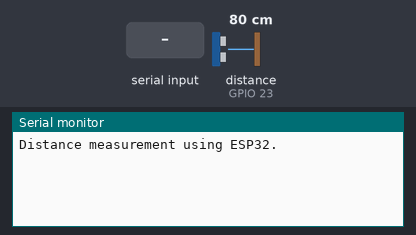
Bench run of a sketch on a simulated ESP32. Shown: the last lines printed to the serial monitor. The inputs (shaded band) are chosen by the test bench; at power-on: distance to the obstacle (sensor on GPIO 23) 80 cm. The echo pulse lasts 58.3 µs per cm.

Above: at 1.7 s.
1.8 s: "cardboard\n" received over Serial
At 3.7 s:
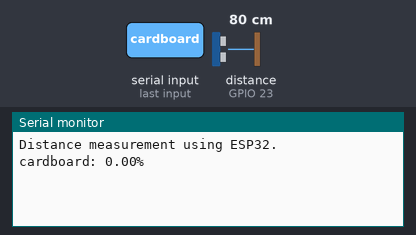
4.0 s: "glass\n" received over Serial
At 5.5 s:
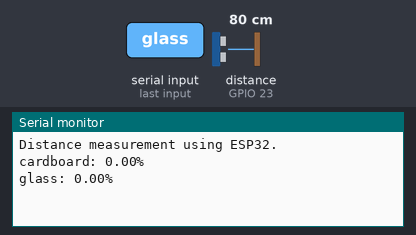
6.0 s: "metal\n" received over Serial
At 7.2 s:
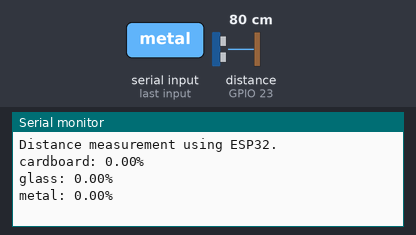
8.0 s: "paper\n" received over Serial
At 8.9 s:
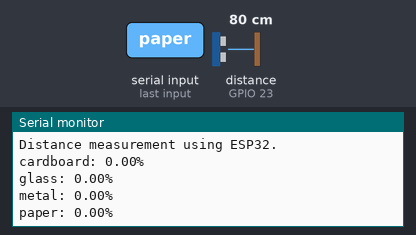
10.0 s: "plastic\n" received over Serial
At 11.7 s:
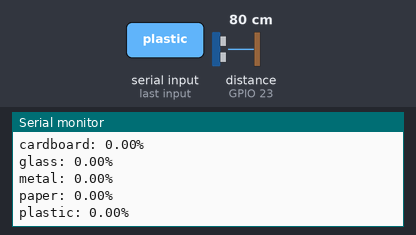
12.0 s: "trash\n" received over Serial
At 13.6 s:
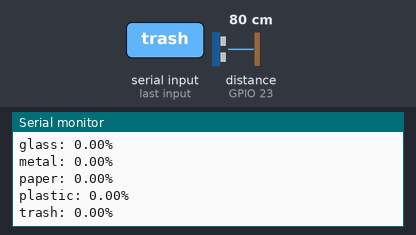

Measured:
- after the input at 1.8 s, the serial monitor: prints a new line after 0.70 s (image 1)
- after the input at 4.0 s, the serial monitor: prints a new line after 0.51 s (image 2)
- after the input at 6.0 s, the serial monitor: prints a new line after 0.51 s (image 3)
- after the input at 8.0 s, the serial monitor: prints a new line after 0.52 s (image 4)
- after the input at 10.0 s, the serial monitor: prints a new line after 0.52 s (image 5)
- after the input at 12.0 s, the serial monitor: prints a new line after 0.53 s (image 6)

The sketch:

ultraSonic_fill_2.ino
```cpp
float sensorToBin = 15;
float binHeight = 9;

#define echoPin 23
#define trigPin 22
long duration;
int distance;
float fill;

void setup()
{
  pinMode(trigPin, OUTPUT);
  pinMode(echoPin, INPUT);
  Serial.begin(9600);

  Serial.println("Distance measurement using ESP32.");
  delay(500);
}

float binFill()
{
  digitalWrite(trigPin, LOW);
  delayMicroseconds(2);
  digitalWrite(trigPin, HIGH);
  delayMicroseconds(10);
  digitalWrite(trigPin, LOW);

  duration = pulseIn(echoPin, HIGH);
  distance = duration * 0.0344 / 2;
  fill = 100 - (((distance - sensorToBin) / binHeight) * 100);

  // Ensure fill is within the range of 0 to 100
  fill = constrain(fill, 0, 100);

  return fill;
}

void loop()
{
  if (Serial.available() > 0)
  {
    // Read the material type from serial input
    String materialType = Serial.readStringUntil('\n');

    // Send back the constrained fill percentage based on material type
    if (materialType == "cardboard" || materialType == "glass" || materialType == "metal" ||
        materialType == "paper" || materialType == "plastic" || materialType == "trash")
    {
      Serial.print(materialType);
      Serial.print(": ");
      Serial.print(binFill());
      Serial.println("%");
    }
  }

  delay(1000);
}
```
